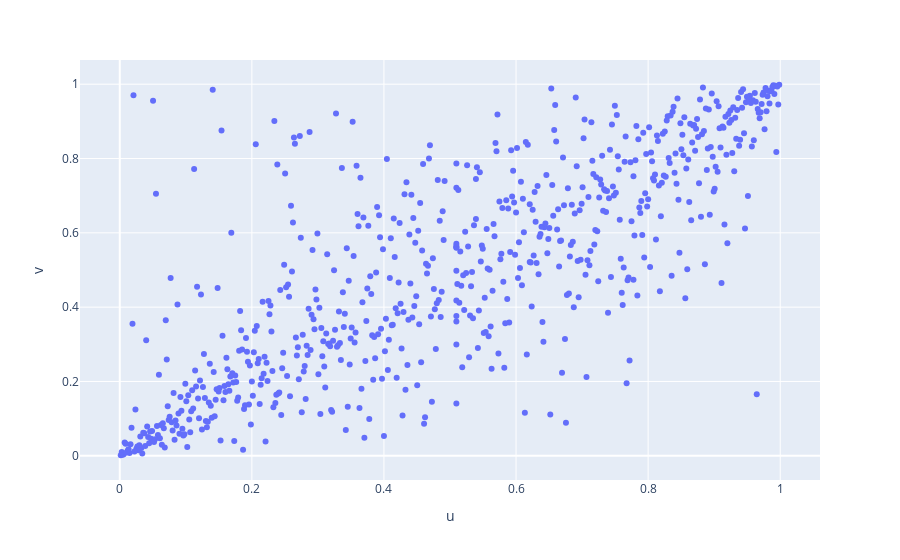

Notebook source saved alongside this figure:
### Code cell
import plotly.express as px

df = pd.DataFrame({'u':u, 'v':v, 'Date':list(u.index.strftime('%Y-%m-%d'))})
fig = px.scatter(df, x='u', y='v', hover_data=['Date'])
fig.show()

### Figure 1 — Plotly figure (JSON) as saved in the notebook; plotly's stock layout.template omitted (floating-point values rounded to 4 significant figures; data arrays with more than 128 entries replaced by an {"elided": "..."} marker saying what was removed)
{"data": [{"customdata": {"elided": "674x1 str values"}, "hoverlabel": {"namelength": 0}, "hovertemplate": "u=%{x}<br>v=%{y}<br>Date=%{customdata[0]}", "legendgroup": "", "marker": {"color": "#636efa", "symbol": "circle"}, "mode": "markers", "name": "", "showlegend": false, "type": "scatter", "x": {"elided": "674 float values"}, "xaxis": "x", "y": {"elided": "674 float values"}, "yaxis": "y"}], "layout": {"legend": {"tracegroupgap": 0}, "margin": {"t": 60}, "xaxis": {"anchor": "y", "domain": [0, 1], "title": {"text": "u"}}, "yaxis": {"anchor": "x", "domain": [0, 1], "title": {"text": "v"}}}}
